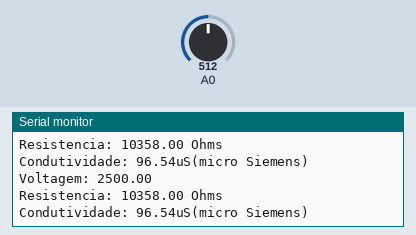
Simulated run of this sketch. Board: Arduino Uno, built with avr-gcc and run on an emulated ATmega328P. On the bench: the last lines printed to the serial monitor. The test bench sets the inputs (shaded band); at power-on: A0 = 512.

Above: at 1.8 s.
1.9 s: A0 set to 96
At 2.9 s:
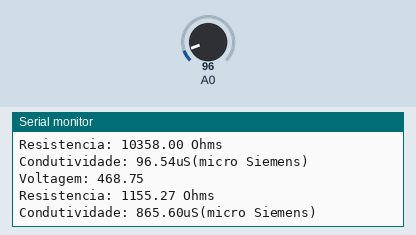
3.4 s: A0 set to 85
At 4.9 s:
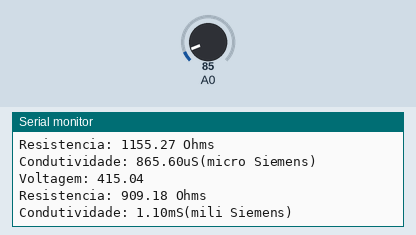
Timing chart, 0 to 6.4 s (numbered marks = the images above; inputs shaded):
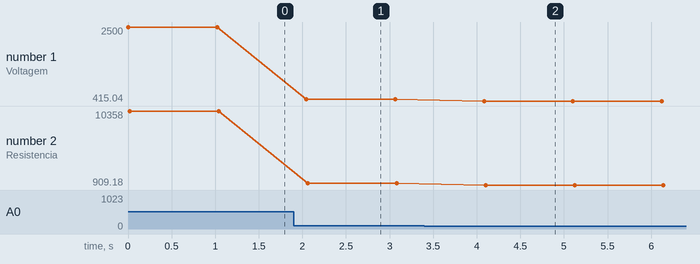

The sketch:

SensorCondutividadeRange_33mS-10microS_.ino
```cpp
float Rx;
 float z;
 float cond;
 float e = 2.71;
// the setup routine runs once when you press reset:
void setup() {

  // initialize serial communication at 9600 bits per second:


  Serial.begin(9600); }


// the loop routine runs over and over again forever:
void loop() {
  // read the input on analog pin 0:
  float sensorValue = analogRead(A0);


  // Convert the analog reading (which goes from 0 - 1023) to a voltage (0 - 5V):
  float voltage = sensorValue * (5.0 / 1024.0)*1000;


if (voltage < 40)
{

  Rx = 2.1017*voltage + 18.484;
  cond = (1/Rx)*1000;
   Serial.print("Voltagem: ");
   Serial.println(voltage);
   Serial.print("Resistencia: ");
   Serial.print(Rx);
  Serial.println(" Ohms");
  Serial.print("Condutividade: ");
  Serial.print(cond);
  Serial.println("mS(mili Siemens)");
}
else if (voltage > 40 & voltage <=450)
{
  Rx = 2.1689*voltage + 9,4846;
  cond = (1/Rx)*1000;
   Serial.print("Voltagem: ");
   Serial.println(voltage);
   Serial.print("Resistencia: ");
   Serial.print(Rx);
  Serial.println(" Ohms");
  Serial.print("Condutividade: ");
  Serial.print(cond);
  Serial.println("mS(mili Siemens)");
}
else if (voltage > 450 & voltage <=2500)
{
  Rx = 0.0013*pow(voltage,2) + 0.6712*voltage + 555,52;
  cond = (1/Rx)*1000000;
   Serial.print("Voltagem: ");
   Serial.println(voltage);
   Serial.print("Resistencia: ");
   Serial.print(Rx);
  Serial.println(" Ohms");
  Serial.print("Condutividade: ");
  Serial.print(cond);
  Serial.println("uS(micro Siemens)");
}
else if (voltage > 2500 & voltage <=5000)
{
Rx = 670.55*pow(e,0.0011*voltage);
 cond = (1/Rx)*1000000;
   Serial.print("Voltagem: ");
   Serial.println(voltage);
   Serial.print("Resistencia: ");
   Serial.print(Rx);
  Serial.println(" Ohms");
  Serial.print("Condutividade: ");
  Serial.print(cond);
  Serial.println("uS(micro Siemens)");

}
 delay(1000);
}
```

Measured:
- the behaviour switches between 93 and 92 on A0 (found by bisection; images 1 and 2)
- after the input at 1.9 s, the serial monitor: prints a new line after 0.14 s (image 1)
- after the input at 3.4 s, the serial monitor: prints a new line after 0.69 s (image 2)
- plotted number 1: 2500 → 468.75 after the input at 1.9 s, 468.75 → 415.04 after the input at 3.4 s
- plotted number 2: 10358 → 1155.27 after the input at 1.9 s, 1155.27 → 909.18 after the input at 3.4 s
